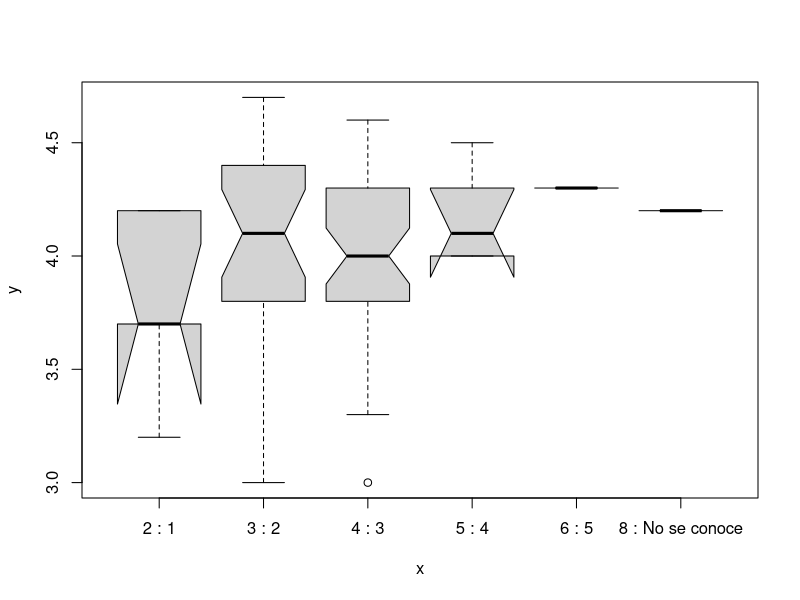
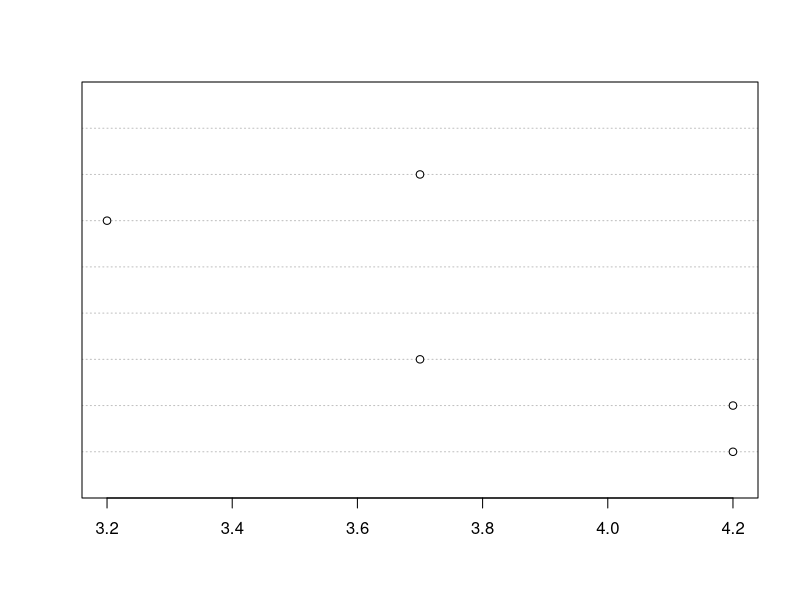
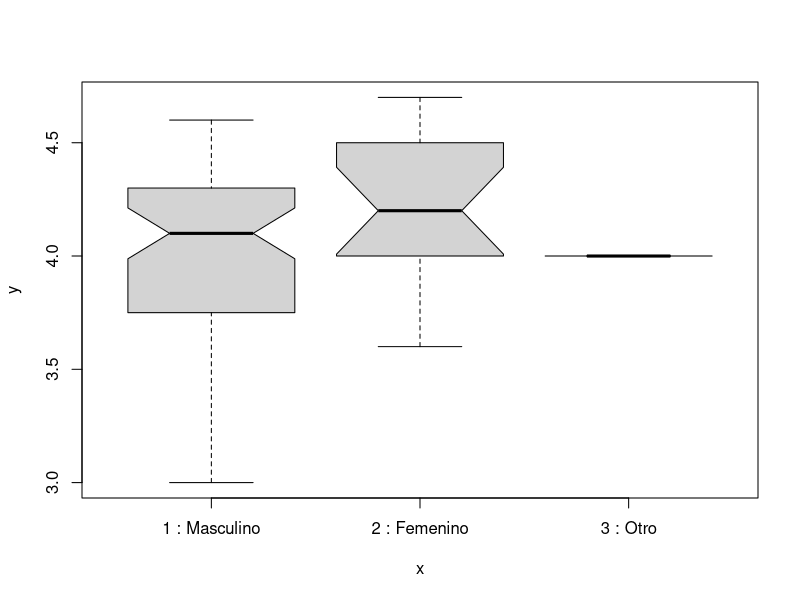
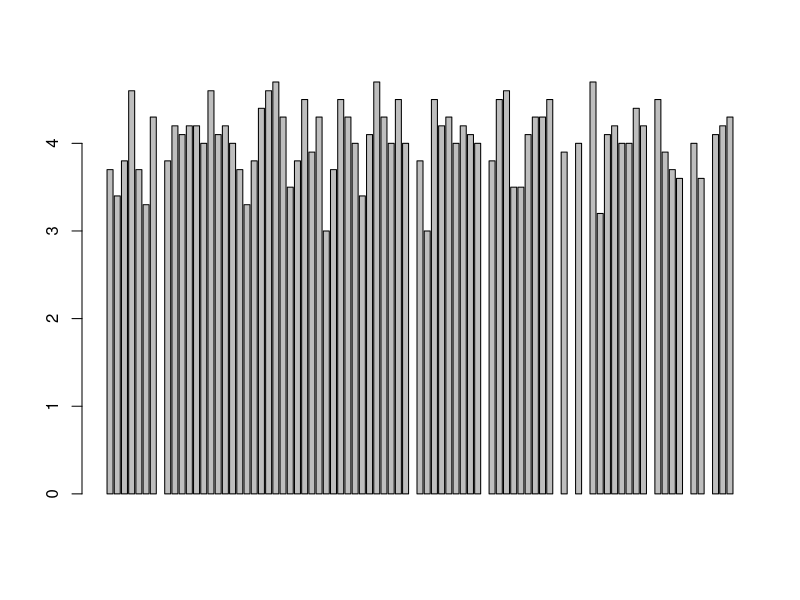

The R script that drew these images, in order:
## ---- chunk 1
knitr::opts_chunk$set(
	echo = FALSE,
	message = FALSE,
	warning = FALSE)
## ---- chunk 2
## Paquetes usados en el análisis.
library(tidyverse)
## ---- chunk 3
## Lectura de una base de datos tipo ".csv"
encuesta <- read.csv("encuesta1.csv")
## ---- chunk 4
## Vista de la estructura general de la BD.
glimpse(encuesta)
## ---- chunk 5
summary(encuesta)
## ---- chunk 6
## Convertimos la variable Enviado.el. a tipo POSIXct (DATE TIME)
encuesta <- encuesta %>% 
  mutate(Enviado.el. = as.POSIXct(strptime(Enviado.el., format = "%d/%m/%Y %H:%M:%S")))


## Convertimos la variable Q02_FechaNac a tipo DATE
encuesta <- encuesta %>% 
  mutate(Q02_FechaNac = as.Date(as.character(Q02_FechaNac), "%Y-%m-%d"))

## Convertimos la variable Q07_FechaSaber11 a tipo DATE
encuesta <- encuesta %>% 
  mutate(Q07_FechaSaber11 = as.Date(as.character(Q07_FechaSaber11),"%Y-%m-%d"))
## ---- chunk 7
encuesta <- encuesta %>% mutate_if(is.character, as.factor)
## ---- chunk 8
estrato_etiquetado <- encuesta$Q10_Estrato
estrato_etiquetado = factor(estrato_etiquetado,
                            levels = levels(estrato_etiquetado),
                            labels = c("Bajo","Bajo","Medio","Medio","Alto",NA),
                            ordered = F)
## ---- chunk 9
encuesta$Q08_PAPA[encuesta$Q08_PAPA == 45 & !is.na(encuesta$Q08_PAPA)] <- 4.5
## ---- chunk 10
saber11 <- vector("integer", length(encuesta$Q05_Saber11))
for(i in seq_along(encuesta$Q07_FechaSaber11)){
  valor<-0
  if(!is.na(encuesta$Q05_Saber11[[i]]) & encuesta$Q07_FechaSaber11[[i]] < as.Date("2000-01-01")) {
    valor <- (5*(encuesta$Q05_Saber11[[i]]-100))/3
    if(valor >= 0 & valor <= 500){
      saber11[[i]] <- round(valor,0)
    } else {
      saber11[[i]] <- encuesta$Q05_Saber11[[i]]
    }
  } else if(!is.na(encuesta$Q05_Saber11[[i]]) & encuesta$Q07_FechaSaber11[[i]] >= as.Date("2000-01-01") &
        encuesta$Q07_FechaSaber11[[i]] < as.Date("2012-01-01")){
            valor <- encuesta$Q05_Saber11[[i]]*5
            if(valor >= 0 & valor <= 500){
              saber11[[i]] <- valor
            } else {
              saber11[[i]] <- encuesta$Q05_Saber11[[i]]
            }
  } else if(!is.na(encuesta$Q05_Saber11[[i]]) & encuesta$Q07_FechaSaber11[[i]] >= as.Date("2012-01-01")){
            saber11[[i]] <- encuesta$Q05_Saber11[[i]]
  } else{
      saber11[[i]] <- encuesta$Q05_Saber11[[i]]
  }
}
## ---- chunk 11
# Cálculo de la edad
edad <- as.numeric(as.Date("2021-06-30") - encuesta$Q02_FechaNac)/365.25
## ---- chunk 12
## Creamos la variable area que contiene la variable Q24_area etiquetada como "Correcto/Incorrecto"  
area <- encuesta$Q24_area
area = factor(area, 
              levels = levels(area),
              labels = c("Incorrecto","Incorrecto","Incorrecto","Correcto","Incorrecto","Incorrecto"),
              ordered = F)

## ---- chunk 13
## Creamos la variable divisor que contiene la variable Q26_Divisor etiquetada como "Correcto/Incorrecto".
divisor = if_else(encuesta$Q26_Divisor..f.es.divisor.de.g.2.==1 & encuesta$Q26_Divisor..f.es.divisor.de.gh.==1 & encuesta$Q26_Divisor..f.es.divisor.de.h.g==1, "Correcto", "Incorrecto")
divisor

## ---- chunk 14
glimpse(encuesta)
## ---- chunk 15
summary(encuesta)

## ---- chunk 16
# t_gen <- table(encuesta$Q01_Genero)
# t_gen
# ```
# ```{r}
# t_gen_p <- t_gen / sum(t_gen) * 100
# t_gen_p
## ---- chunk 17
# bp1 <- barplot(t_gen_p, las = 1, ylim = c(0, 100), col = "lightgreen")
# text(bp1, t_gen_p + 10, paste(round(t_gen_p, 1), "%"))
## ---- chunk 18
# m_gen_p <- as.matrix(t_gen_p)
# bp2 <- barplot(m_gen_p, beside = FALSE, xlim = c(0, 4),
#                ylim = c(0, 110),
#                col = c("blue", "red", "green3"))
# text(1.3, cumsum(m_gen_p) - m_gen_p/2, 
#      paste(rownames(m_gen_p), round((m_gen_p), 1), "%"),
#      adj = 0)
## ---- chunk 19
# pie(t_gen_p, labels = paste(names(t_gen_p), round(t_gen_p, 1), "%"),
#     col = c("blue", "red", "green3"))
## ---- chunk 20
# summary(encuesta$Edad)
## ---- chunk 21
##hist(encuesta$Edad)
## ---- chunk 22
##hist(encuesta$Edad, nclass = 20)
## ---- chunk 23
# paramAnt <- par(no.readonly = TRUE)
# hist(encuesta$Edad, freq = FALSE, nclass = 20, col = "#a0c39f",
#      las = 1, 
#      main = "Distribución de la edad",
#      xlab = "Edad (años)",
#      ylab = "Densidad",
#      ylim = c(0, 0.20),
#      xlim = c(15, 40))
# lines(density(encuesta$Edad), col = "orange", lwd = 3)
# rug(encuesta$Edad)
# par(paramAnt)
## ---- chunk 24
# promedioEdad <- mean(encuesta$Edad)
# medianaEdad <- median(encuesta$Edad)
# desv_Est_Edad <- sd(encuesta$Edad)
# 
# boxplot(encuesta$Edad, horizontal = TRUE,
#         main = "Boxplot para edad", 
#         col = "lightblue",
#         pch = 19, notch = TRUE)
# points(promedioEdad, 
#        1, 
#        pch = 19, 
#        col = c("red", "purple"))
# legend("topright", 
#        title = "Convención",
#        legend = c("Promedio", "Error estandard"), 
#        col = "red", 
#        pch = c(19, NA),
#        lty = c(NA, 1))
# arrows(promedioEdad -  desv_Est_Edad / sqrt(nrow(encuesta)), 1,
#          promedioEdad + desv_Est_Edad / sqrt(nrow(encuesta)), 1,
#          angle = 90,
#          length = 0.1, 
#          code = 3,
#          col = "red")
## ---- chunk 25
with(encuesta, plot(Q10_Estrato, Q08_PAPA, notch = TRUE))
## ---- chunk 26
encuesta_Estrato1 <- encuesta %>% 
  filter(Q10_Estrato == "2 : 1")
dotchart(encuesta_Estrato1$Q08_PAPA)
summary(encuesta_Estrato1$Q08_PAPA)
## ---- chunk 27
with(encuesta, plot(Q01_Genero, Q08_PAPA, notch = TRUE))
## ---- chunk 28
# with(encuesta, scatter.smooth(tiempo_usado, Q08_PAPA))
## ---- chunk 29
# with(encuesta, plot(Q27_PorcentDivisor))
# lines(1:nrow(encuesta), rep(pt_p2[3], nrow(encuesta)), 
#       col = "red")
## ---- chunk 30
# enc_acert_p2 <- encuesta %>% 
#   filter(puntaje_pregunta2 == 3)
# enc_no_acert_p2 <- encuesta %>% 
#   filter(puntaje_pregunta2 != 3)
# op <- par(no.readonly = TRUE)
# par(mfrow = c(1, 2))
# prom_Q27 <- mean(enc_acert_p2$Q27)
# with(enc_acert_p2, plot(Q27_PorcentDivisor, ylim = c(0, 100)))
# lines(1:nrow(enc_acert_p2), rep(prom_Q27, nrow(enc_acert_p2)), 
#       col = "red")
# prom_Q27_na <- mean(enc_no_acert_p2$Q27, na.rm = TRUE, ylim = c(0, 100))
# with(enc_no_acert_p2, plot(Q27_PorcentDivisor))
# lines(1:nrow(enc_no_acert_p2), rep(prom_Q27_na, nrow(enc_no_acert_p2)), 
#       col = "red")
# par(op)
## ---- chunk 31
# encuesta_sist_estad <- encuesta %>% 
#   filter(Q03_Carrera %in% c("2 : Ingeniería de sistemas e informática",
#                             "3 : Estadística")) %>% 
#   droplevels()
# 
# encuesta_sist_estad_resumen <- encuesta_sist_estad %>%
#   group_by(Q03_Carrera) %>% 
#   mutate(num_estud_carrera = n()) %>% 
#   group_by(Carrera_instala, num_estud_carrera) %>% 
#   summarise(num_estud_noNA = sum(!is.na(Q08_PAPA)),
#             prom_PAPA = mean(Q08_PAPA, na.rm = TRUE),
#             desv_PAPA = sd(Q08_PAPA, na.rm = TRUE)) %>% 
#   mutate(porcent_x_carrera = num_estud_noNA / num_estud_carrera * 100)
# encuesta_sist_estad_resumen %>% data.frame()
## ---- chunk 32
# op <- par(no.readonly = TRUE)
# par(mar = op$mar + c(15, 0, 0, 0))
# with(encuesta_sist_estad, 
#      plot(Carrera_instala, Q08_PAPA, notch = TRUE,
#           las = 2, width = sqrt(encuesta_sist_estad_resumen$porcent_x_carrera),
#           col = "lightblue",
#           main = "PAPA vs carrera e instalación de softwares R y RStudio",
#           ylab = "Promedio Académico Ponderado Acumulado",
#           xlab = "",
#           pch = 19))
# with(encuesta_sist_estad_resumen, 
#      points(Carrera_instala, prom_PAPA, 
#            col = "red", pch = 19))
# legend("topleft", legend = c("0 No instaló ni R ni RStudio",
#                              "1 Solo instaló R",
#                              "2 Solo instaló RStudio",
#                              "3 Instaló ambos"))
# legend(0.5, 3.4, legend = c("Promedio"),
#        pch = 19, col = "red")
# text(0.5, 3.1, "El ancho de las cajas es proporcional a la raíz cuadrada del porcentaje de los estudiantes en cada carrera",
#      cex = 0.8, pos = 4)
# par(op)
## ---- chunk 33
barplot(encuesta$Q08_PAPA)
## ---- chunk 34

## ---- chunk 35
# encuesta_sist_estad <- encuesta %>% 
#   filter(Q03_Carrera %in% c("2 : Ingeniería de sistemas e informática",
#                             "3 : Estadística")) %>% 
#   droplevels()
# 
# encuesta_sist_estad_resumen <- encuesta_sist_estad %>%
#   group_by(Q03_Carrera) %>% 
#   mutate(num_estud_carrera = n()) %>% 
#   group_by(Carrera_instala, num_estud_carrera) %>% 
#   summarise(num_estud_noNA = sum(!is.na(Q08_PAPA)),
#             prom_PAPA = mean(Q08_PAPA, na.rm = TRUE),
#             desv_PAPA = sd(Q08_PAPA, na.rm = TRUE)) %>% 
#   mutate(porcent_x_carrera = num_estud_noNA / num_estud_carrera * 100)
# encuesta_sist_estad_resumen %>% data.frame()
## ---- chunk 36
# op <- par(no.readonly = TRUE)
# par(mar = op$mar + c(15, 0, 0, 0))
# with(encuesta_sist_estad, 
#      plot(Carrera_instala, Q08_PAPA, notch = TRUE,
#           las = 2, width = sqrt(encuesta_sist_estad_resumen$porcent_x_carrera),
#           col = "lightblue",
#           main = "PAPA vs carrera e instalación de softwares R y RStudio",
#           ylab = "Promedio Académico Ponderado Acumulado",
#           xlab = "",
#           pch = 19))
# with(encuesta_sist_estad_resumen, 
#      points(Carrera_instala, prom_PAPA, 
#            col = "red", pch = 19))
# legend("topleft", legend = c("0 No instaló ni R ni RStudio",
#                              "1 Solo instaló R",
#                              "2 Solo instaló RStudio",
#                              "3 Instaló ambos"))
# legend(0.5, 3.4, legend = c("Promedio"),
#        pch = 19, col = "red")
# text(0.5, 3.1, "El ancho de las cajas es proporcional a la raíz cuadrada del porcentaje de los estudiantes en cada carrera",
#      cex = 0.8, pos = 4)
# par(op)
